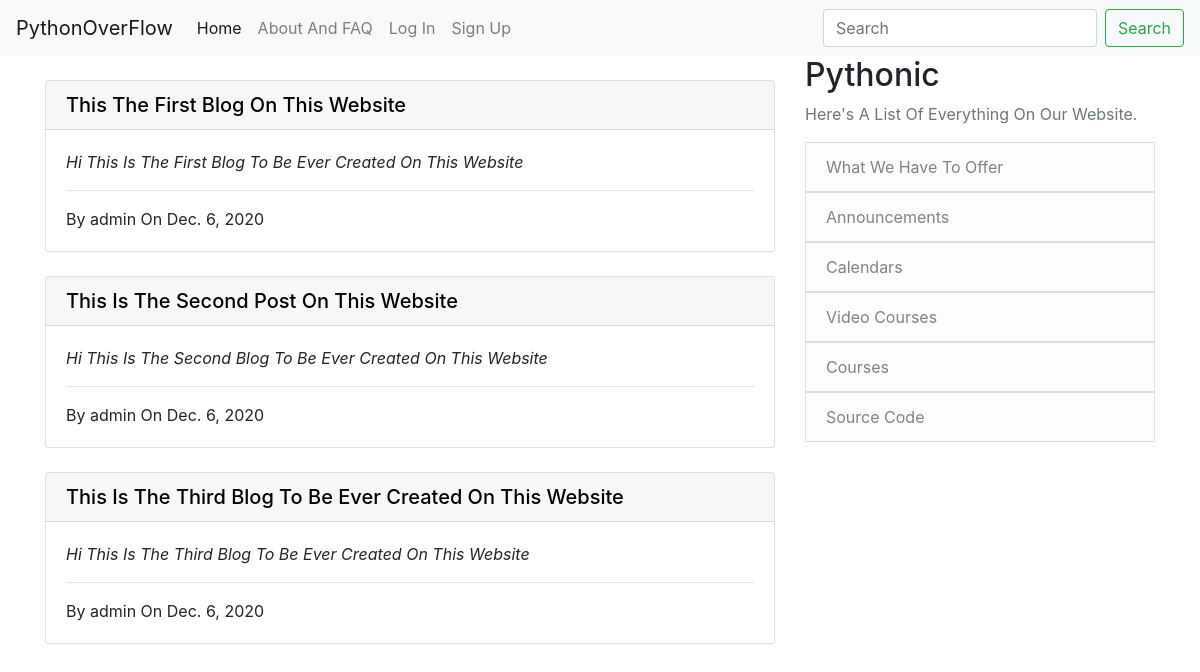
Before: / with the older database file.
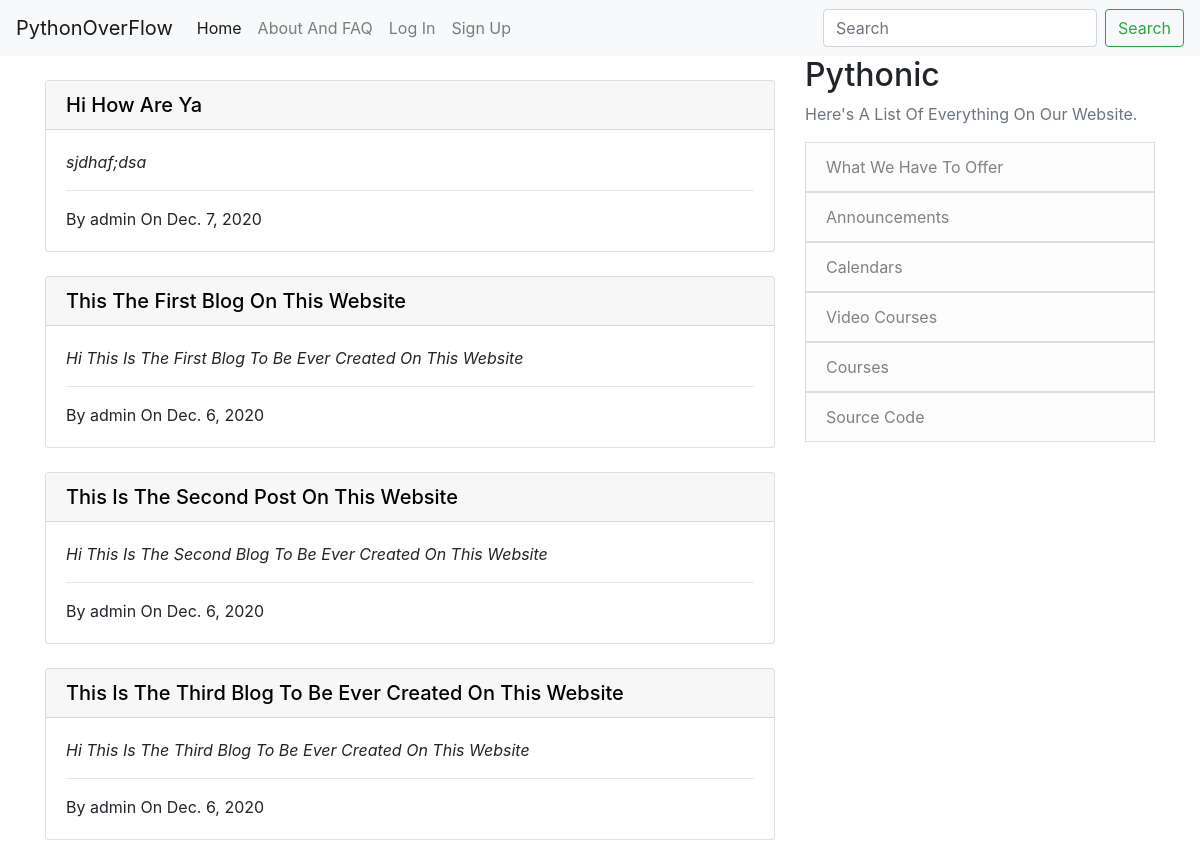
After: the same page with the newer database file.
### App/models.py (models this page shows, shortened)
class Post(models.Model):
    title = models.CharField(max_length=120)
    author = models.ForeignKey(User, on_delete=models.CASCADE)
    context = models.TextField()
    date_created = models.DateField(auto_now=True)

### App/views.py (the view)
# urls.py: path('', home_view.as_view(), name='home'),
class home_view(ListView):
    model = Post
    template_name = 'App/home.html'
    ordering = ['-date_created']

### App/templates/App/home.html (shortened to what this page needs)
{% extends "App/base.html" %}
{% block content %}
<br>
{% for post in object_list %}
    <div class="card">
        <a href="{% url 'post_detail' post.pk %}" style="text-decoration: none; color: black">
            <h5 class="card-header">{{ post.title }}</h5>
        </a>
        <div class="card-body">
            <p class="card-text"><i>{{ post.context}}</i></p>
            <hr>
            <p class="card-text">By {{ post.author }} On {{ post.date_created }}</p>
        </div>
    </div>
    <br>
{% endfor %}
{% endblock %}

Changed rows visible on the page:
added Post: title "Hi How Are Ya", context "sjdhaf;dsa", author "admin", date_created "Dec. 7, 2020"
